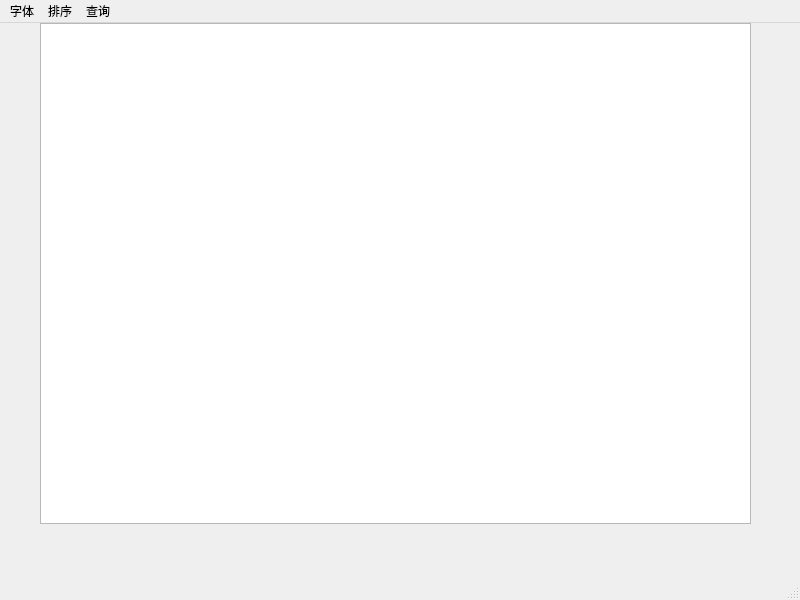
<?xml version="1.0" encoding="UTF-8"?>
<ui version="4.0">
 <class>windowSort</class>
 <widget class="QMainWindow" name="windowSort">
  <property name="geometry">
   <rect>
    <x>0</x>
    <y>0</y>
    <width>800</width>
    <height>600</height>
   </rect>
  </property>
  <property name="windowTitle">
   <string>MainWindow</string>
  </property>
  <widget class="QWidget" name="centralwidget">
   <widget class="QPlainTextEdit" name="plainTextEdit">
    <property name="geometry">
     <rect>
      <x>40</x>
      <y>0</y>
      <width>711</width>
      <height>501</height>
     </rect>
    </property>
    <property name="font">
     <font>
      <family>Arial</family>
      <pointsize>13</pointsize>
     </font>
    </property>
    <property name="tabletTracking">
     <bool>false</bool>
    </property>
    <property name="tabChangesFocus">
     <bool>false</bool>
    </property>
    <property name="plainText">
     <string/>
    </property>
    <property name="tabStopWidth">
     <number>240</number>
    </property>
   </widget>
  </widget>
  <widget class="QMenuBar" name="menubar">
   <property name="geometry">
    <rect>
     <x>0</x>
     <y>0</y>
     <width>800</width>
     <height>26</height>
    </rect>
   </property>
   <widget class="QMenu" name="menu">
    <property name="title">
     <string>排序</string>
    </property>
    <addaction name="actsortInsideFrequency"/>
    <addaction name="actsortFrequency"/>
    <addaction name="actsortTrie"/>
   </widget>
   <widget class="QMenu" name="menu_2">
    <property name="title">
     <string>查询</string>
    </property>
    <addaction name="actSearchRow"/>
   </widget>
   <widget class="QMenu" name="menu_3">
    <property name="title">
     <string>字体</string>
    </property>
    <addaction name="actFont"/>
   </widget>
   <addaction name="menu_3"/>
   <addaction name="menu"/>
   <addaction name="menu_2"/>
  </widget>
  <widget class="QStatusBar" name="statusbar"/>
  <action name="actsortTrie">
   <property name="text">
    <string>字典排序</string>
   </property>
   <property name="toolTip">
    <string>字典排序</string>
   </property>
  </action>
  <action name="actsortFrequency">
   <property name="text">
    <string>词频外排序</string>
   </property>
   <property name="toolTip">
    <string>词频外排序</string>
   </property>
  </action>
  <action name="actSearchRow">
   <property name="text">
    <string>查询单词出现行号</string>
   </property>
   <property name="toolTip">
    <string>查询单词出现行号</string>
   </property>
  </action>
  <action name="actsortInsideFrequency">
   <property name="text">
    <string>词频内排序</string>
   </property>
   <property name="toolTip">
    <string>词频内排序</string>
   </property>
  </action>
  <action name="actFont">
   <property name="text">
    <string>修改字体</string>
   </property>
   <property name="toolTip">
    <string>修改字体</string>
   </property>
  </action>
 </widget>
 <resources/>
 <connections/>
</ui>
